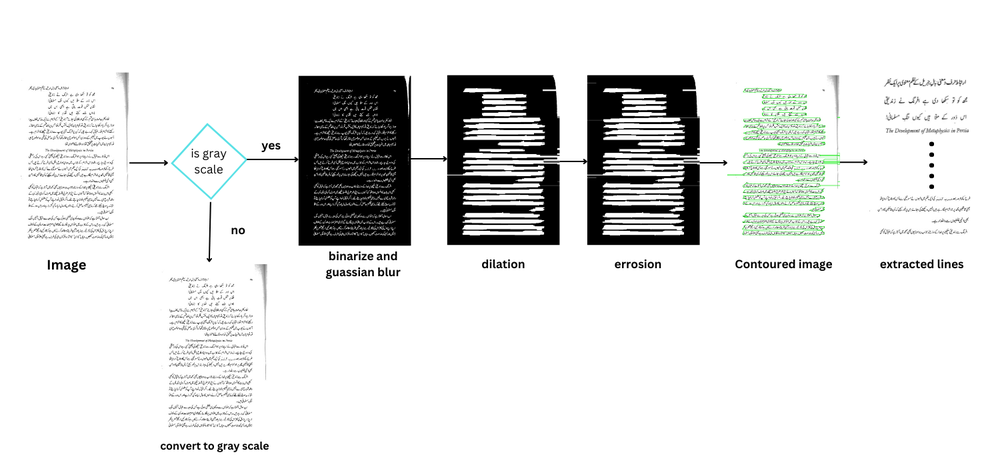
#> input picture pdf-to-text-urdu/images/ip new technique.png, 1000 x 467 px, shrunk from 1500 x 700 before the run
$ python -i prepare_image.py   (imports and definitions only)
#> lines starting #> are read from the running program, lines starting #| are printed output that depends on the picture; after the words box and inside, x2 and y2 are one past the last pixel; in counts of white or black regions, pixels touching at a corner belong together
#> further down, picture is the input picture: shape (467, 1000, 3); mean B, G, R 227.1, 227.8, 227
"""
    Preparing Line image for line extraction.
"""
import cv2


def preprocess_image_for_line_separation(img):
    # Convert to grayscale
    gray = cv2.cvtColor(img, cv2.COLOR_BGR2GRAY)

    # Apply thresholding
    _, binary_img = cv2.threshold(gray, 0, 255, cv2.THRESH_BINARY_INV + cv2.THRESH_OTSU)
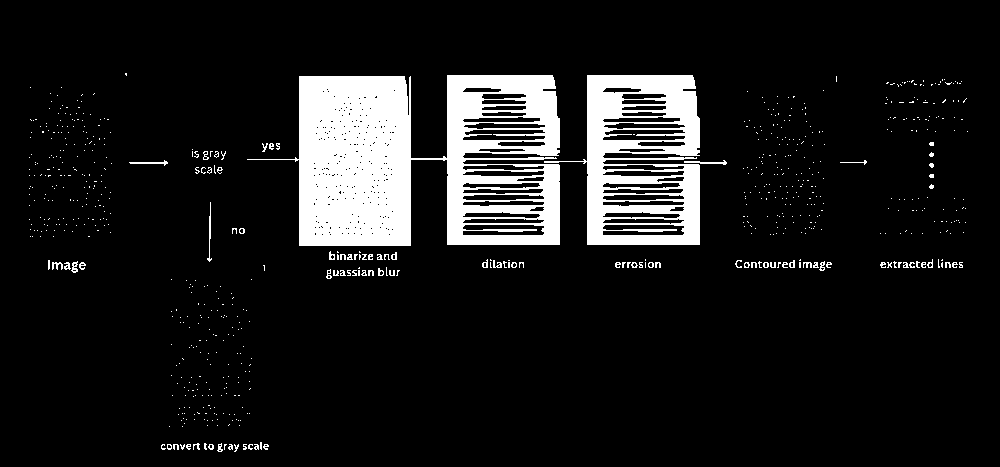
#> binary_img: shape (467, 1000); 10.3% white; 718 white regions (656 under 20 px), largest, box (x1, y1, x2, y2) and area: (247, 75, 560, 246) 31738, (544, 75, 700, 245) 12928, (684, 160, 727, 165) 93

    # Define a kernel for dilation (tune size based on your image characteristics)
    kernel = cv2.getStructuringElement(cv2.MORPH_RECT, (1, 5))

    # Apply dilation to separate closely spaced lines
    dilated_img = cv2.dilate(binary_img, kernel, iterations=1)
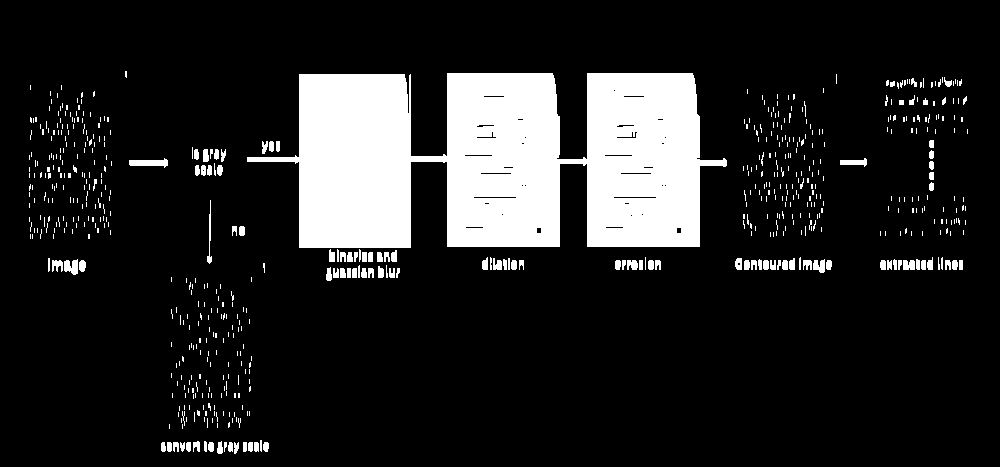
#> dilated_img: shape (467, 1000); 14.5% white; 633 white regions (515 under 20 px), largest, box (x1, y1, x2, y2) and area: (247, 73, 727, 248) 58747, (129, 158, 168, 168) 240, (64, 259, 78, 275) 163

    return dilated_img

>>> import cv2
>>> picture = cv2.imread('../images/ip new technique.png')
>>> result = preprocess_image_for_line_separation(picture)

$ run again, on pdf-to-text-urdu/images/ip old technique.png
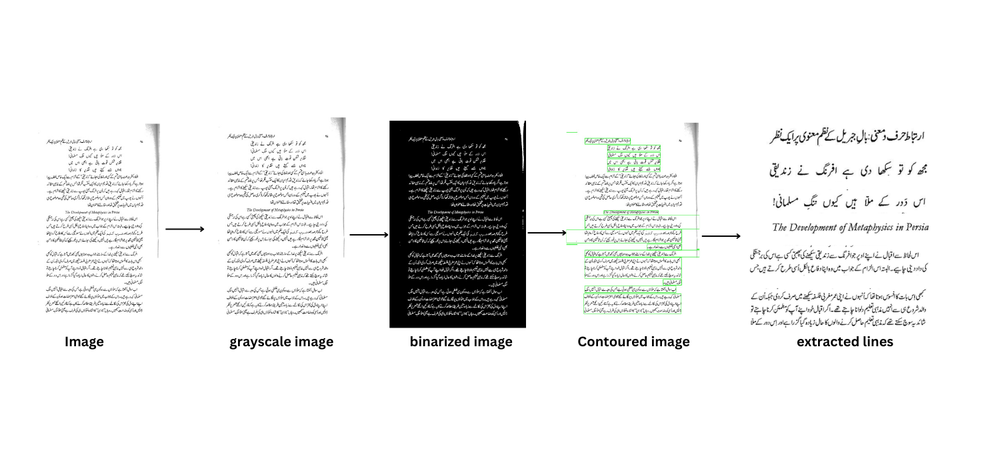
#> input picture pdf-to-text-urdu/images/ip old technique.png, 1000 x 467 px, shrunk from 1500 x 700 before the run
#> picture is the input picture: shape (467, 1000, 3); mean B, G, R 234.9, 235.3, 234.9
#> in preprocess_image_for_line_separation, `_, binary_img = cv2.threshold(gray, 0, 255, cv2.THRESH_BINARY_INV + cv..`:
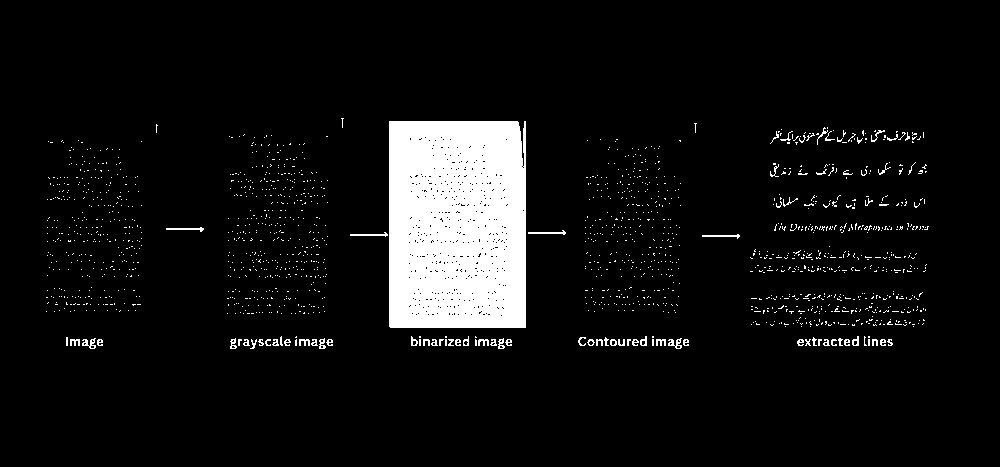
#> binary_img: shape (467, 1000); 7.2% white; 1577 white regions (1513 under 20 px), largest, box (x1, y1, x2, y2) and area: (389, 121, 526, 328) 27796, (166, 227, 204, 232) 83, (528, 230, 566, 235) 82
#> in preprocess_image_for_line_separation, `dilated_img = cv2.dilate(binary_img, kernel, iterations=1)`:
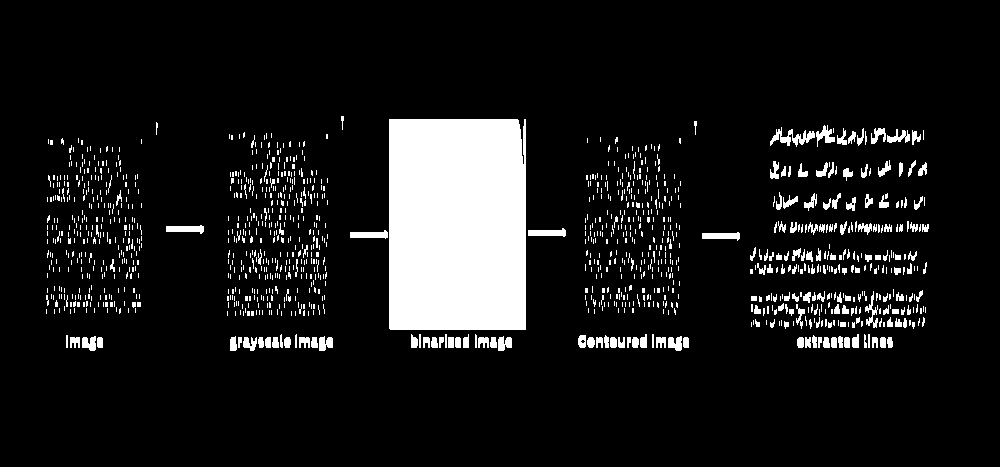
#> dilated_img: shape (467, 1000); 10% white; 1216 white regions (1021 under 20 px), largest, box (x1, y1, x2, y2) and area: (389, 119, 526, 330) 28817, (770, 127, 815, 147) 362, (166, 225, 204, 234) 235
